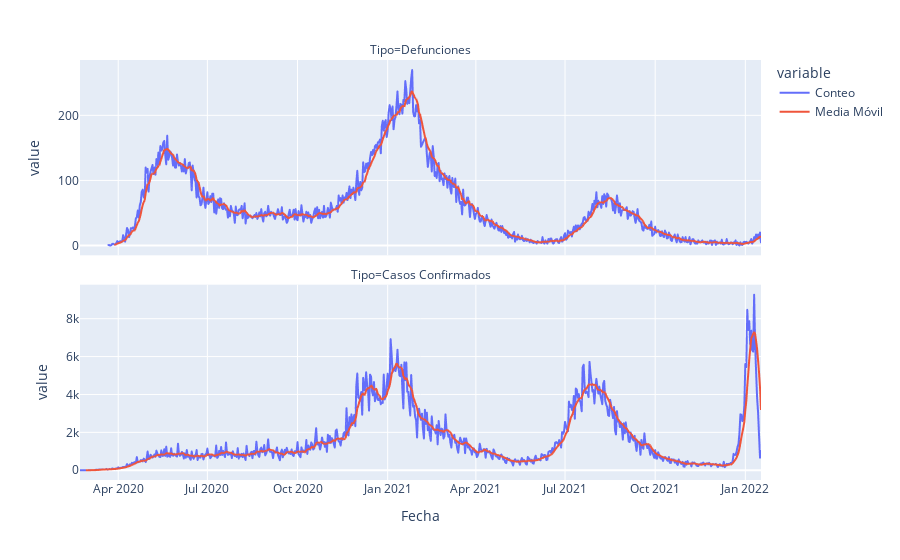

The notebook cell saved with this chart:
### Markdown cell above
Ya con la nueva serie como la queremos, podemos hacer un Facet, la parte importante es decirle que no queremos que compartan el eje $y$ porque las escalas son muy diferentes

### Code cell
fig = px.line(casos_defunciones, x='Fecha', y='value', color='variable', facet_col='Tipo', facet_col_wrap=1)
fig.update_yaxes(matches=None)
fig.show()

### Figure 1 — Plotly figure (JSON) as saved in the notebook; plotly's stock layout.template omitted (floating-point values rounded to 4 significant figures; data arrays with more than 128 entries replaced by an {"elided": "..."} marker saying what was removed)
{"data": [{"hovertemplate": "variable=Conteo<br>Tipo=Defunciones<br>Fecha=%{x}<br>value=%{y}<extra></extra>", "legendgroup": "Conteo", "line": {"color": "#636efa", "dash": "solid"}, "marker": {"symbol": "circle"}, "mode": "lines", "name": "Conteo", "showlegend": true, "type": "scattergl", "x": {"elided": "667 str values"}, "xaxis": "x2", "y": {"elided": "667 int values"}, "yaxis": "y2"}, {"hovertemplate": "variable=Conteo<br>Tipo=Casos Confirmados<br>Fecha=%{x}<br>value=%{y}<extra></extra>", "legendgroup": "Conteo", "line": {"color": "#636efa", "dash": "solid"}, "marker": {"symbol": "circle"}, "mode": "lines", "name": "Conteo", "showlegend": false, "type": "scattergl", "x": {"elided": "696 str values"}, "xaxis": "x", "y": {"elided": "696 int values"}, "yaxis": "y"}, {"hovertemplate": "variable=Media Móvil<br>Tipo=Defunciones<br>Fecha=%{x}<br>value=%{y}<extra></extra>", "legendgroup": "Media Móvil", "line": {"color": "#EF553B", "dash": "solid"}, "marker": {"symbol": "circle"}, "mode": "lines", "name": "Media Móvil", "showlegend": true, "type": "scattergl", "x": {"elided": "667 str values"}, "xaxis": "x2", "y": {"elided": "667 float values"}, "yaxis": "y2"}, {"hovertemplate": "variable=Media Móvil<br>Tipo=Casos Confirmados<br>Fecha=%{x}<br>value=%{y}<extra></extra>", "legendgroup": "Media Móvil", "line": {"color": "#EF553B", "dash": "solid"}, "marker": {"symbol": "circle"}, "mode": "lines", "name": "Media Móvil", "showlegend": false, "type": "scattergl", "x": {"elided": "696 str values"}, "xaxis": "x", "y": {"elided": "696 float values"}, "yaxis": "y"}], "layout": {"annotations": [{"font": {}, "showarrow": false, "text": "Tipo=Casos Confirmados", "x": 0.5, "xanchor": "center", "xref": "paper", "y": 0.465, "yanchor": "bottom", "yref": "paper"}, {"font": {}, "showarrow": false, "text": "Tipo=Defunciones", "x": 0.5, "xanchor": "center", "xref": "paper", "y": 1.0, "yanchor": "bottom", "yref": "paper"}], "autosize": true, "legend": {"title": {"text": "variable"}, "tracegroupgap": 0}, "margin": {"t": 60}, "xaxis": {"anchor": "y", "autorange": true, "domain": [0, 1], "range": ["2020-02-22", "2022-01-17"], "title": {"text": "Fecha"}, "type": "date"}, "xaxis2": {"anchor": "y2", "autorange": true, "domain": [0, 1], "matches": "x", "range": ["2020-02-22", "2022-01-17"], "showticklabels": false, "type": "date"}, "yaxis": {"anchor": "x", "autorange": true, "domain": [0, 0.465], "range": [-515.5, 9794.0], "title": {"text": "value"}, "type": "linear"}, "yaxis2": {"anchor": "x2", "autorange": true, "domain": [0.535, 1.0], "range": [-15.0, 285], "title": {"text": "value"}, "type": "linear"}}}
